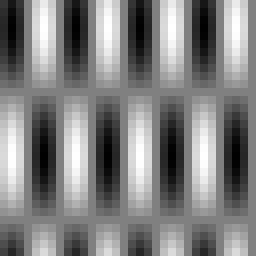
#> input picture SW8/dwieFale.bmp, 32 x 32 px (shown 8 times larger)
$ jupyter execute --allow-errors 08_Fourier.ipynb
#> lines starting #> are read from the running program, lines starting #| are printed output that depends on the picture; after the words box and inside, x2 and y2 are one past the last pixel; in counts of white or black regions, pixels touching at a corner belong together
# Transformata Fouriera dla obrazów cyfrowych. Filtracja w dziedzinie częstotliwości.

## Cel ćwiczenia

- Zapoznanie z wykorzystaniem transformaty Fouriera w przetwarzaniu obrazów cyfrowych.
- Zapoznanie z pojęciem F-obrazu (amplitudy i fazy).
- Zapoznanie z własnościami transformaty Fouriera.
- Zapoznanie z filtracją w dziedzinie częstotliwości.

Na jednym z poprzednich ćwiczeń zetknęliśmy się z pojęciem konwolucji.
Przykładem może być filtracja dolno i górnoprzepustowa.
Operacja ta odpowiada mnożeniu w dziedzinie częstotliwości zgodnie z zależnością:

\begin{equation}
\mathcal{F}(g(x,y)*h(x,y)) = \mathcal{F}(g(x,y)) \cdot \mathcal{F}(h(x,y))
\tag{1}
\end{equation}

gdzie: $\mathcal{F}$ oznacza transformatę Fouriera, a $*$ jest splotem.

Operacja filtracji w dziedzinie częstotliwości może okazać się bardziej efektywna, jeżeli operacje $fft$ i $ifft$ (odpowiednio szybka transformata Fouriera -- *fast Fourier transform* -- oraz odwrotna szybka transformata Fouriera -- *inverse fast Fourier transform*) zajmą mniej czasu niż klasyczna konwolucja (zazwyczaj ma to miejsce dla dużego obrazu, z dużą maską).

Sama filtracja w dziedzinie częstotliwości to mnożenie punktowe całego obrazu przez jedną maskę.

W przypadku filtracji w dziedzinie częstotliwości zakłada się, że obraz "zawija się" na brzegach, co może powodować pewne artefakty (zostanie to pokazane w trakcie ćwiczenia).

W dziedzinie częstotliwości "działają" tylko filtry liniowe.
Filtry medianowe, maksymalne, minimalne itp. nie mają swoich odpowiedników.

## Dwuwymiarowa transformata Fouriera

1. Wczytaj plik "dwieFale.bmp" w skali szarości.
Jest to obraz powstały na podstawie następującej zależności:

\begin{equation}
L(m, n) = 128 + 127 \cdot \cos(\frac{2\pi m}{32}+\frac{3\pi}{4}) \cdot \cos(\frac{2\pi n}{8}-\frac{\pi}{2})
\tag{2}
\end{equation}

gdzie: $m$ i $n$ są odpowiednio numerami wierszy i kolumn.

2. Do realizacji dwuwymiarowej transformaty Fouriera służy funkcja `cv2.dft`.
Ustaw flagę `flags=cv2.DFT_COMPLEX_OUTPUT`.
Wykonaj transformatę na wczytanym obrazie.
W ten sposób uzyskuje się tzw. F-obraz.

3. Najniższe częstotliwości znajdują się w lewym-górnym rogu obrazu.
Dla celów wizualizacji (ale też przetwarzania) często wykonuje się tzw. przesunięcie F-obrazu, które powoduje, że niskie częstotliwości przesuwane są do środka obrazu.
Wykorzystaj funkcję `np.fft.fftshift`.
Jako pierwszy argument podaj wynik transformaty Fouriera.
Jako drugi argument podaj numery osi, wzdłuż których należy wykonać operację.
Pierwsza oś odnosi się do wierszy obrazu.
Druga oś odnosi się do kolumn obrazu.
Trzecia oś to część rzeczywista (`[:, :, 0]`) lub urojona (`[:, :, 1]`).
W naszym przypadku argument powinien wyglądać tak `[0,1]`.

4. Wyświetl wynik transformaty.
Na wspólnym wykresie umieść obraz oryginalny, amplitudę i fazę F-obrazu.
Amplitudę i fazę wyznacz za pomocą funkcji `cv2.cartToPolar`.
Pierwszym argumentem funkcji jest część rzeczywista wyniku, a drugim urojona.
Uwaga. W razie wątpliwości proszę sprawdzić rozmiary rezultatu transformaty Fouriera oraz przesunięcia.

5. Dla wizualizacji oblicz logarytm dziesiętny amplitudy: `ALog = np.log10(A + 1)`.
Wyświetl go zamiast amplitudy na poprzednim wykresie.

6. Wczytaj obrazy *kolo.bmp*, *kwadrat.bmp*, *kwadrat45.bmp*, *trojkat.bmp*.
Czy analizując F-obraz można coś powiedzieć o kierunku krawędzi obiektów?

7. Sprawdź (empirycznie) poprawność stwierdzenia:

`Dwuwymiarowa transformata Fouriera jest złożeniem dwóch transformat jednowymiarowych (wykonanych np. najpierw wierszowo, a później kolumnowo).`
Jednowymiarowa transformata realizowana jest za pomocą funkcji fft (z bibloteki Numpy).

Wykonaj najpierw transformatę po wierszach: `FRow = np.fft.fft(I, axis=0)`.
Następnie po kolumnach: `FCol = np.fft.fft(FRow, axis=1)`.
Numpy zwraca wynik jako tablicę liczb zespolonych.
Część rzeczywistą można otrzymać w następujący sposób: `FCol.real`, a urojoną: `FCol.imag`.
Porównaj tak uzyskany wynik z rezultatem działania funkcji `cv2.dft`.
Można to zrobić wizualnie lub z wykorzystaniem funkcji `cv2.absdiff`.

[cell 1]
import cv2
from matplotlib import pyplot as plt
import numpy as np
import math
import os

# Load required files
if not os.path.exists("dwieFale.bmp") :
    !wget https://raw.githubusercontent.com/vision-agh/poc_sw/master/08_Fourier/dwieFale.bmp --no-check-certificate
if not os.path.exists("kolo.bmp") :
    !wget https://raw.githubusercontent.com/vision-agh/poc_sw/master/08_Fourier/kolo.bmp --no-check-certificate
if not os.path.exists("kwadrat.bmp") :
    !wget https://raw.githubusercontent.com/vision-agh/poc_sw/master/08_Fourier/kwadrat.bmp --no-check-certificate
if not os.path.exists("kwadrat45.bmp") :
    !wget https://raw.githubusercontent.com/vision-agh/poc_sw/master/08_Fourier/kwadrat45.bmp --no-check-certificate
if not os.path.exists("kwadratKL.bmp") :
    !wget https://raw.githubusercontent.com/vision-agh/poc_sw/master/08_Fourier/kwadratKL.bmp --no-check-certificate
if not os.path.exists("kwadratS.bmp") :
    !wget https://raw.githubusercontent.com/vision-agh/poc_sw/master/08_Fourier/kwadratS.bmp --no-check-certificate
if not os.path.exists("kwadratT.bmp") :
    !wget https://raw.githubusercontent.com/vision-agh/poc_sw/master/08_Fourier/kwadratT.bmp --no-check-certificate
if not os.path.exists("lena.bmp") :
    !wget https://raw.githubusercontent.com/vision-agh/poc_sw/master/08_Fourier/lena.bmp --no-check-certificate
if not os.path.exists("trojkat.bmp") :
    !wget https://raw.githubusercontent.com/vision-agh/poc_sw/master/08_Fourier/trojkat.bmp --no-check-certificate
if not os.path.exists("literki.bmp") :
    !wget https://raw.githubusercontent.com/vision-agh/poc_sw/master/08_Fourier/literki.bmp --no-check-certificate
if not os.path.exists("wzorA.bmp") :
    !wget https://raw.githubusercontent.com/vision-agh/poc_sw/master/08_Fourier/wzorA.bmp --no-check-certificate

I_Fale = cv2.imread('dwieFale.bmp', cv2.IMREAD_GRAYSCALE)
#> I_Fale is the input picture: shape (32, 32); min 1, max 255, mean 128
# [4 lines of commented-out code are left out]

I_kolo = cv2.imread('kolo.bmp', cv2.IMREAD_GRAYSCALE)
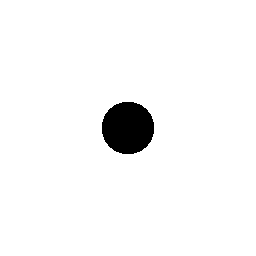
#> input picture SW8/kolo.bmp, 256 x 256 px
#> I_kolo: shape (256, 256); 96.7% white; 1 black region, box (x1, y1, x2, y2) and area: (102, 102, 154, 154) 2164
I_kwadrat = cv2.imread('kwadrat.bmp', cv2.IMREAD_GRAYSCALE)
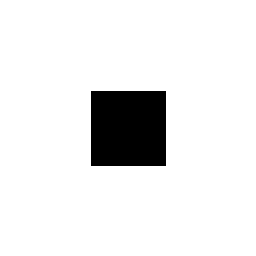
#> input picture SW8/kwadrat.bmp, 256 x 256 px
#> I_kwadrat: shape (256, 256); 91.4% white; 1 black region, box (x1, y1, x2, y2) and area: (91, 91, 166, 166) 5625
I_kwadrat45 = cv2.imread('kwadrat45.bmp', cv2.IMREAD_GRAYSCALE)
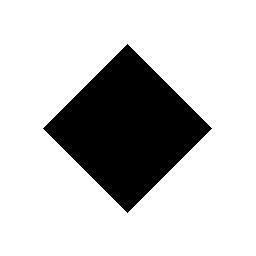
#> input picture SW8/kwadrat45.bmp, 256 x 256 px
#> I_kwadrat45: shape (256, 256); 78.2% white; 1 black region, box (x1, y1, x2, y2) and area: (43, 44, 212, 213) 14281
I_trojkat = cv2.imread('trojkat.bmp', cv2.IMREAD_GRAYSCALE)

def fourier(I):
    I = I.astype("float32")
    I_fft = cv2.dft(I, flags=cv2.DFT_COMPLEX_OUTPUT)
    I_fft = np.fft.fftshift(I_fft, [0,1])
    magnitude, phase = cv2.cartToPolar(I_fft[:, :, 0], I_fft[:, :, 1])
    Alog = np.log10(magnitude + 1)

    f, (ax1, ax2, ax3) = plt.subplots(1,3,figsize=(15,10))
    ax1.imshow(I, 'gray')
    ax1.set_title("Obraz oryginalny")
    ax1.axis('off')
    ax2.imshow(Alog, 'gray')
    ax2.set_title("Amplituda")
    ax2.axis('off')
    ax3.imshow(phase, 'gray')
    ax3.set_title("Faza")
    ax3.axis('off')
    plt.show()

fourier(I_Fale)
fourier(I_kolo)
fourier(I_kwadrat)
#> in fourier (call 3), `Alog = np.log10(magnitude + 1)`:
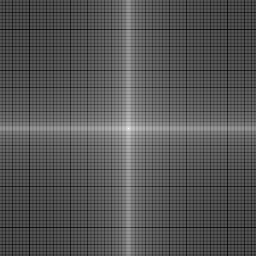
#> Alog: shape (256, 256) float32; min 0.0186, max 7.18, mean 2.43; drawn with min black and max white
fourier(I_kwadrat45)
#> in fourier (call 4), `magnitude, phase = cv2.cartToPolar(I_fft[:, :, 0], I_fft[:, :, 1])`:
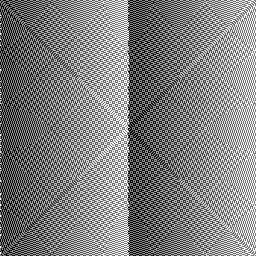
#> phase: shape (256, 256) float32; min 0, max 6.28, mean 3.14; drawn with min black and max white
#> in fourier (call 4), `Alog = np.log10(magnitude + 1)`:
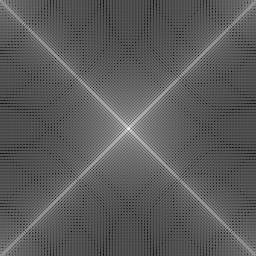
#> Alog: shape (256, 256) float32; min 0.0762, max 7.12, mean 2.59; drawn with min black and max white
#> (the rest of this cell did not finish here and is left out)

[cell 2]
def fourier2(I):
    FRow = np.fft.fft(I, axis=0)
    FCol = np.fft.fft(FRow, axis=1)
    FCol = np.fft.fftshift(FCol, [0,1])
    magnitude, phase = cv2.cartToPolar(FCol.real, FCol.imag)
#> magnitude: shape (32, 32) float64
#> phase: shape (32, 32) float64
    Alog = np.log10(magnitude + 1)
#> Alog: shape (32, 32) float64

    f, (ax1, ax2, ax3) = plt.subplots(1,3,figsize=(15,10))
    ax1.imshow(I, 'gray')
    ax1.set_title("Obraz oryginalny")
    ax1.axis('off')
    ax2.imshow(Alog, 'gray')
    ax2.set_title("Amplituda")
    ax2.axis('off')
    ax3.imshow(phase, 'gray')
    ax3.set_title("Faza")
    ax3.axis('off')
    plt.show()

fourier2(I_Fale)
fourier2(I_kolo)
fourier2(I_kwadrat)
#> in fourier2 (call 3), `magnitude, phase = cv2.cartToPolar(FCol.real, FCol.imag)`:
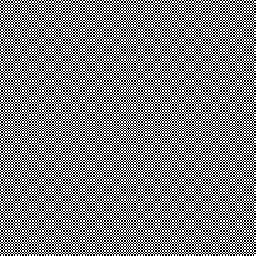
#> phase: shape (256, 256) float64; values 0 (black) and 3.14 (white), 50% white; black in thin lines or dots
fourier2(I_kwadrat45)
#> (the rest of this cell did not finish here and is left out)

## Własności dwuwymiarowej transformaty Fouriera

1. Zbadaj jak zmienia się F-obraz (amplituda i faza) podczas następujących operacji: translacja, rotacja, zmiana rozmiaru, kombinacja liniowa.
Wykorzystaj stworzony wcześniej kod.<br>
Uwaga. Należy użyć przygotowanych obrazów, a nie "generować" własne.
2. Do badania translacji wykorzystaj obrazy *kwadrat.bmp* i *kwadratT.bmp*.
3. Przy badaniu rotacji wykorzystaj obrazy *kwadrat.bmp* i *kwadrat45.bmp*.
4. Przy badaniu zmiany rozmiaru wykorzystaj obrazy *kwadrat.bmp* i *kwadratS.bmp*.
5. Przy badaniu kombinacji liniowej wykorzystaj obrazy *kwadrat.bmp*, *kwadrat45.bmp* i *kwadratKL.bmp*.

[cell 3]
I_kwadratT = cv2.imread('kwadratT.bmp', cv2.IMREAD_GRAYSCALE)
I_kwadratS = cv2.imread('kwadratS.bmp', cv2.IMREAD_GRAYSCALE)
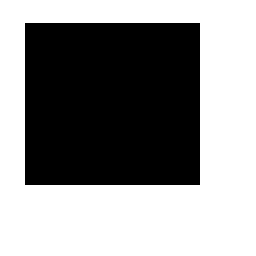
#> input picture SW8/kwadratS.bmp, 256 x 256 px
#> I_kwadratS: shape (256, 256); 56.7% white; 1 black region, box (x1, y1, x2, y2) and area: (25, 23, 200, 185) 28350
I_kwadratKL = cv2.imread('kwadratKL.bmp', cv2.IMREAD_GRAYSCALE)
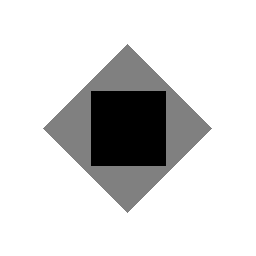
#> input picture SW8/kwadratKL.bmp, 256 x 256 px
#> I_kwadratKL is the input picture: shape (256, 256); min 0, max 255, mean 216.3

print('Badanie translacji')
fourier(I_kwadrat)
#> (the rest of this cell did not finish here and is left out)

## Odwrotna dwuwymiarowa transformata Fouriera

1. Wykorzystaj stworzony wcześniej kod. Wybierz dowolny obraz np "kolo.bmp".
2. Przed realizacją odwrotnego przekszałcenia należy wykonać odwrotne przesunięcie.
Wykorzystaj funkcję `np.fft.ifftshift`.
Pierwszym argumentem jest wynik transformaty Fouriera.
Drugim argumentem są numery osi, wzdłuż których należy wykonać operację.
3. Wykonaj odwrotną transformatę Fouriera za pomocą funkcji `cv2.idft`.
Jako drugi argument przekaż następujące flagi: `flags=cv2.DFT_SCALE | cv2.DFT_COMPLEX_OUTPUT`.
Wynik może mieć małą część urojoną przez błędy numeryczne.
Aby pozbyć się tego efekty należy obliczyć amplitudę:
        `imgIFFT = cv2.magnitude(ifft[:, :, 0], ifft[:, :, 1])`
Następnie wynik należy zaokrąglić (`np.round`) i zrzutować do typu `uint8`.
4. Wyświetl wynik.
Sprawdź (wizualnie i poprzez odjęcie) czy obraz oryginalny i po przekształceniach są takie same.

[cell 4]
def inverted_fourier(I):
    I_f = I.astype("float32")
    I_fft = cv2.dft(I_f, flags=cv2.DFT_COMPLEX_OUTPUT)
    I_fft = np.fft.fftshift(I_fft, [0,1])
    I_s = np.fft.ifftshift(I_fft, [0,1])
    ifft = cv2.idft(I_s, flags=cv2.DFT_SCALE | cv2.DFT_COMPLEX_OUTPUT)
    I_ifft = cv2.magnitude(ifft[:, :, 0], ifft[:, :, 1])
    I_ifft= np.round(I_ifft).astype('uint8')

    f, (ax1, ax2, ax3) = plt.subplots(1,3,figsize=(15,10))
    ax1.imshow(I, 'gray')
    ax1.set_title("Obraz oryginalny")
    ax1.axis('off')
    ax2.imshow(I_ifft, 'gray')
    ax2.set_title("Odwrotna transformata")
    ax2.axis('off')
    ax3.imshow(cv2.absdiff(I, I_ifft), 'gray')
    ax3.set_title("Różnica")
    ax3.axis('off')
    plt.show()
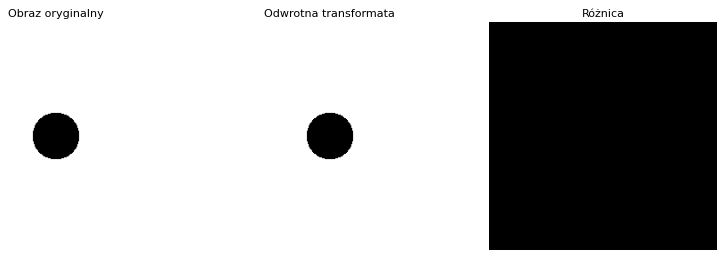
#> figure drawn by matplotlib, 3 panels

inverted_fourier(I_kolo)
